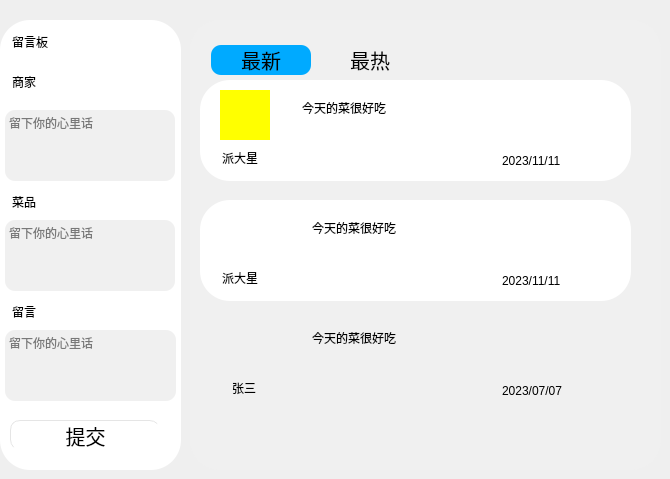
    <widget class="QWidget" name="page_4">
     <widget class="QWidget" name="widget_6" native="true">
      <property name="geometry">
       <rect>
        <x>0</x>
        <y>20</y>
        <width>181</width>
        <height>450</height>
       </rect>
      </property>
      <property name="styleSheet">
       <string notr="true">QWidget{
	background-color: rgb(255, 255, 255);
	border-radius:30px;
}
QPushButton{
	border-radius:10px;
	font:20px;
	border-left:1px solid rgb(229,229,229);
	border-top:1px solid rgb(229,229,229);
}
QPushButton:hover{
	background-color: rgb(0, 170, 255);
}

QPushButton:focus{
	background-color: rgb(0, 170, 255);
}
</string>
      </property>
      <widget class="QLineEdit" name="lineEdit_22">
       <property name="geometry">
        <rect>
         <x>10</x>
         <y>10</y>
         <width>90</width>
         <height>30</height>
        </rect>
       </property>
       <property name="styleSheet">
        <string notr="true">font:30px &quot;楷体&quot;</string>
       </property>
       <property name="text">
        <string>留言板</string>
       </property>
       <property name="readOnly">
        <bool>true</bool>
       </property>
      </widget>
      <widget class="QPushButton" name="submit">
       <property name="geometry">
        <rect>
         <x>10</x>
         <y>400</y>
         <width>150</width>
         <height>30</height>
        </rect>
       </property>
       <property name="text">
        <string>提交</string>
       </property>
      </widget>
      <widget class="QLineEdit" name="lineEdit_23">
       <property name="geometry">
        <rect>
         <x>10</x>
         <y>50</y>
         <width>51</width>
         <height>30</height>
        </rect>
       </property>
       <property name="styleSheet">
        <string notr="true">font:25px &quot;楷体&quot;</string>
       </property>
       <property name="text">
        <string>商家</string>
       </property>
       <property name="readOnly">
        <bool>true</bool>
       </property>
      </widget>
      <widget class="QLineEdit" name="lineEdit_24">
       <property name="geometry">
        <rect>
         <x>10</x>
         <y>170</y>
         <width>51</width>
         <height>30</height>
        </rect>
       </property>
       <property name="styleSheet">
        <string notr="true">font:25px &quot;楷体&quot;</string>
       </property>
       <property name="text">
        <string>菜品</string>
       </property>
       <property name="readOnly">
        <bool>true</bool>
       </property>
      </widget>
      <widget class="QLineEdit" name="lineEdit_25">
       <property name="geometry">
        <rect>
         <x>10</x>
         <y>280</y>
         <width>51</width>
         <height>30</height>
        </rect>
       </property>
       <property name="styleSheet">
        <string notr="true">font:25px &quot;楷体&quot;</string>
       </property>
       <property name="text">
        <string>留言</string>
       </property>
       <property name="readOnly">
        <bool>true</bool>
       </property>
      </widget>
      <widget class="QTextEdit" name="textEdit">
       <property name="geometry">
        <rect>
         <x>5</x>
         <y>90</y>
         <width>170</width>
         <height>71</height>
        </rect>
       </property>
       <property name="styleSheet">
        <string notr="true">border-radius:10px;
background-color: rgb(240, 240, 240);
font: 20px &quot;楷体&quot;</string>
       </property>
       <property name="placeholderText">
        <string>留下你的心里话</string>
       </property>
      </widget>
      <widget class="QTextEdit" name="textEdit_3">
       <property name="geometry">
        <rect>
         <x>5</x>
         <y>200</y>
         <width>170</width>
         <height>71</height>
        </rect>
       </property>
       <property name="styleSheet">
        <string notr="true">border-radius:10px;
background-color: rgb(240, 240, 240);
font: 20px &quot;楷体&quot;</string>
       </property>
       <property name="placeholderText">
        <string>留下你的心里话</string>
       </property>
      </widget>
      <widget class="QTextEdit" name="liuyan">
       <property name="geometry">
        <rect>
         <x>5</x>
         <y>310</y>
         <width>171</width>
         <height>71</height>
        </rect>
       </property>
       <property name="styleSheet">
        <string notr="true">border-radius:10px;
background-color: rgb(240, 240, 240);
font: 20px &quot;楷体&quot;</string>
       </property>
       <property name="placeholderText">
        <string>留下你的心里话</string>
       </property>
      </widget>
     </widget>
     <widget class="QWidget" name="widget_7" native="true">
      <property name="geometry">
       <rect>
        <x>190</x>
        <y>20</y>
        <width>471</width>
        <height>450</height>
       </rect>
      </property>
      <property name="styleSheet">
       <string notr="true">QWidget{
	
	background-color: rgb(240, 240, 240);
	border-radius:30px;
}
QPushButton{
	border-radius:10px;
	font:20px;
	border-left:1px solid rgb(229,229,229);
	border-top:1px solid rgb(229,229,229);
}
QPushButton:hover{
	background-color: rgb(0, 170, 255);
}

QPushButton:focus{
	background-color: rgb(0, 170, 255);
}
</string>
      </property>
      <widget class="QWidget" name="widget_8" native="true">
       <property name="geometry">
        <rect>
         <x>10</x>
         <y>60</y>
         <width>431</width>
         <height>101</height>
        </rect>
       </property>
       <property name="styleSheet">
        <string notr="true">QWidget{
	
	background-color: rgb(255, 255, 255);
}</string>
       </property>
       <widget class="QLabel" name="label_wode_2">
        <property name="geometry">
         <rect>
          <x>20</x>
          <y>10</y>
          <width>50</width>
          <height>50</height>
         </rect>
        </property>
        <property name="styleSheet">
         <string notr="true">background-color: rgb(255, 255, 0);
border:none;</string>
        </property>
        <property name="text">
         <string/>
        </property>
        <property name="pixmap">
         <pixmap resource="images.qrc">:/Patrick.jfif</pixmap>
        </property>
        <property name="scaledContents">
         <bool>true</bool>
        </property>
       </widget>
       <widget class="QLineEdit" name="lineEdit_21">
        <property name="geometry">
         <rect>
          <x>20</x>
          <y>70</y>
          <width>71</width>
          <height>21</height>
         </rect>
        </property>
        <property name="styleSheet">
         <string notr="true">font:20px &quot;楷体&quot;;</string>
        </property>
        <property name="text">
         <string>派大星</string>
        </property>
        <property name="readOnly">
         <bool>true</bool>
        </property>
       </widget>
       <widget class="QLineEdit" name="liuyan_1">
        <property name="geometry">
         <rect>
          <x>100</x>
          <y>20</y>
          <width>321</width>
          <height>21</height>
         </rect>
        </property>
        <property name="styleSheet">
         <string notr="true">font:20px &quot;楷体&quot;;</string>
        </property>
        <property name="text">
         <string>今天的菜很好吃</string>
        </property>
        <property name="readOnly">
         <bool>true</bool>
        </property>
       </widget>
       <widget class="QLineEdit" name="lineEdit_27">
        <property name="geometry">
         <rect>
          <x>300</x>
          <y>70</y>
          <width>111</width>
          <height>21</height>
         </rect>
        </property>
        <property name="text">
         <string>2023/11/11</string>
        </property>
       </widget>
      </widget>
      <widget class="QPushButton" name="pushButton_10">
       <property name="geometry">
        <rect>
         <x>21</x>
         <y>25</y>
         <width>100</width>
         <height>30</height>
        </rect>
       </property>
       <property name="styleSheet">
        <string notr="true">QPushButton{
	border:none;
	
	background-color: rgb(0, 170, 255);
}</string>
       </property>
       <property name="text">
        <string>最新</string>
       </property>
      </widget>
      <widget class="QPushButton" name="pushButton_13">
       <property name="geometry">
        <rect>
         <x>130</x>
         <y>25</y>
         <width>100</width>
         <height>30</height>
        </rect>
       </property>
       <property name="styleSheet">
        <string notr="true">QPushButton{
	border:none;
}</string>
       </property>
       <property name="text">
        <string>最热</string>
       </property>
      </widget>
      <widget class="QWidget" name="widget_9" native="true">
       <property name="geometry">
        <rect>
         <x>10</x>
         <y>180</y>
         <width>431</width>
         <height>101</height>
        </rect>
       </property>
       <property name="styleSheet">
        <string notr="true">QWidget{
	border:none;
	background-color: rgb(255, 255, 255);
}</string>
       </property>
       <widget class="QLabel" name="label_wode_3">
        <property name="geometry">
         <rect>
          <x>30</x>
          <y>10</y>
          <width>50</width>
          <height>50</height>
         </rect>
        </property>
        <property name="styleSheet">
         <string notr="true"/>
        </property>
        <property name="text">
         <string/>
        </property>
        <property name="pixmap">
         <pixmap resource="images.qrc">:/Patrick.jfif</pixmap>
        </property>
        <property name="scaledContents">
         <bool>true</bool>
        </property>
       </widget>
       <widget class="QLineEdit" name="lineEdit_28">
        <property name="geometry">
         <rect>
          <x>20</x>
          <y>70</y>
          <width>71</width>
          <height>21</height>
         </rect>
        </property>
        <property name="styleSheet">
         <string notr="true">font:20px &quot;楷体&quot;;</string>
        </property>
        <property name="text">
         <string>派大星</string>
        </property>
        <property name="readOnly">
         <bool>true</bool>
        </property>
       </widget>
       <widget class="QLineEdit" name="liuyan_2">
        <property name="geometry">
         <rect>
          <x>110</x>
          <y>20</y>
          <width>301</width>
          <height>21</height>
         </rect>
        </property>
        <property name="styleSheet">
         <string notr="true">font:20px &quot;楷体&quot;;</string>
        </property>
        <property name="text">
         <string>今天的菜很好吃</string>
        </property>
        <property name="readOnly">
         <bool>true</bool>
        </property>
       </widget>
       <widget class="QLineEdit" name="lineEdit_37">
        <property name="geometry">
         <rect>
          <x>300</x>
          <y>70</y>
          <width>111</width>
          <height>21</height>
         </rect>
        </property>
        <property name="text">
         <string>2023/11/11</string>
        </property>
       </widget>
      </widget>
      <widget class="QWidget" name="widget_11" native="true">
       <property name="geometry">
        <rect>
         <x>10</x>
         <y>290</y>
         <width>431</width>
         <height>101</height>
        </rect>
       </property>
       <property name="styleSheet">
        <string notr="true">QWidget{
	
	background-color: rgb(240, 240, 240);
}</string>
       </property>
       <widget class="QLabel" name="label_wode_4">
        <property name="geometry">
         <rect>
          <x>30</x>
          <y>10</y>
          <width>50</width>
          <height>50</height>
         </rect>
        </property>
        <property name="styleSheet">
         <string notr="true"/>
        </property>
        <property name="text">
         <string/>
        </property>
        <property name="pixmap">
         <pixmap resource="images.qrc">:/2.bmp</pixmap>
        </property>
        <property name="scaledContents">
         <bool>true</bool>
        </property>
       </widget>
       <widget class="QLineEdit" name="lineEdit_38">
        <property name="geometry">
         <rect>
          <x>30</x>
          <y>70</y>
          <width>51</width>
          <height>21</height>
         </rect>
        </property>
        <property name="styleSheet">
         <string notr="true">font:20px &quot;楷体&quot;;</string>
        </property>
        <property name="text">
         <string>张三</string>
        </property>
        <property name="readOnly">
         <bool>true</bool>
        </property>
       </widget>
       <widget class="QLineEdit" name="lineEdit_39">
        <property name="geometry">
         <rect>
          <x>110</x>
          <y>20</y>
          <width>151</width>
          <height>21</height>
         </rect>
        </property>
        <property name="styleSheet">
         <string notr="true">font:20px &quot;楷体&quot;;</string>
        </property>
        <property name="text">
         <string>今天的菜很好吃</string>
        </property>
        <property name="readOnly">
         <bool>true</bool>
        </property>
       </widget>
       <widget class="QLineEdit" name="lineEdit_40">
        <property name="geometry">
         <rect>
          <x>300</x>
          <y>70</y>
          <width>111</width>
          <height>21</height>
         </rect>
        </property>
        <property name="text">
         <string>2023/07/07</string>
        </property>
       </widget>
      </widget>
     </widget>
    </widget>
